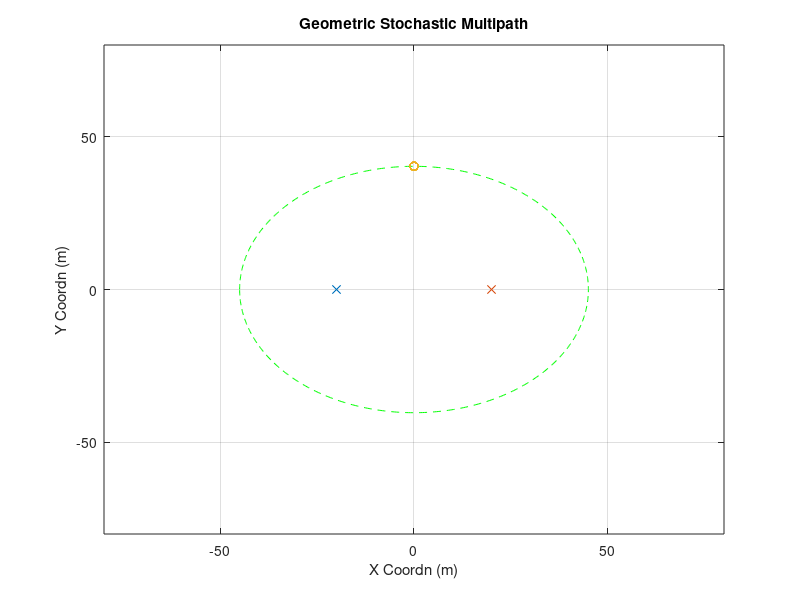

The MATLAB script that drew this image: (Note: this script raises an error after producing the figure.)
% performance with perfect initial parameter...
clear;clc;close all
% rng(2)
%% other parameter
plot_ellipse = 1;
noise_pow = 1;

%% Goemetry Parameters
Nt = 16;
Nr = 16;
D_bs2ue = 40;
loc0_ue = [-D_bs2ue/2,0];
loc0_bs = [D_bs2ue/2,0];
speed_c = 3e8;
fc = 28e9;
%% Large Scale Parameter (Multiple Clusters)
cluster_delay = [300e-9,250e-9];
cluster_num = 1;
ray_num = 20;

%% Cluster Generation (Strongest Two?)
for cluster_index = 1:cluster_num
    delay = cluster_delay(cluster_index);
    ellipse_len = delay*speed_c;
    a = ellipse_len/2;
    c = D_bs2ue/2;
    b = sqrt(a^2-c^2);
    
%     AOA = rand*pi-pi/2;
    if cluster_index==1
        AOA = pi/2;
    else
        AOA = -pi/2;
    end
    loc_cluster_cnt = [a*cos(AOA),b*sin(AOA)];
    loc_cluster = repmat(loc_cluster_cnt,ray_num,1)+[randn(ray_num,1)*0,randn(ray_num,1)*0];
    loc_cluster_total((cluster_index-1)*ray_num+1:cluster_index*ray_num,:) =  loc_cluster;
    
    for ray_index = 1:ray_num
        raydelay(cluster_index,ray_index) = (norm(loc_cluster(ray_index,:)-loc0_bs)...
                    +norm(loc_cluster(ray_index,:)-loc0_ue))/speed_c;
        temp = loc_cluster(ray_index,:) - loc0_ue;
        rayAOA(cluster_index,ray_index) = angle(temp(1)+1j*temp(2));
        temp = loc_cluster(ray_index,:) - loc0_bs;
        rayAOD(cluster_index,ray_index) = angle(-temp(1)-1j*temp(2));
    end
    raygain = exp(1j*rand(cluster_num, ray_num)*2*pi);
%     raygain(2,:) = zeros(1,ray_num);
    
    fprintf('Cluster %d:\n',cluster_index);
    fprintf('DS Mean:    %4.2f ns\n', mean(raydelay(cluster_index,:)*1e9));
    fprintf('DS Std Dev: %4.2f ns\n', sqrt(var(raydelay(cluster_index,:)*1e9)));
    fprintf('AOAS Mean:    %4.2f degree\n', mean(rayAOA(cluster_index,:)/pi*180));
    fprintf('AOAS Std Dev: %4.2f degree\n', sqrt(var(rayAOA(cluster_index,:)/pi*180)));
    fprintf('AODS Mean:    %4.2f degree\n', mean(rayAOD(cluster_index,:)/pi*180));
    fprintf('AODS Std Dev: %4.2f degree\n', sqrt(var(rayAOD(cluster_index,:)/pi*180)));
    
    % plot ellipse
    if plot_ellipse
        t = -pi:0.01:pi;
        x = a*cos(t);
        y = b*sin(t);
        figure(99)
        plot(x,y,'g--');hold on
    end
end

% plot of scattering ellipse
if plot_ellipse
    figure(99)
    plot(loc0_ue(1),loc0_ue(2),'x');hold on
    plot(loc0_bs(1),loc0_bs(2),'x');hold on
    plot(loc_cluster_total(:,1),loc_cluster_total(:,2),'o');hold on
    title('Geometric Stochastic Multipath')
    axis([-80,80,-80,80])
    xlabel('X Coordn (m)')
    ylabel('Y Coordn (m)')
    grid on
end

%% Frequency Domain MIMO Channel & Frequency Domain Equivalent Beamspace Channel
Nfft = 512;
H_freq0 = get_H_freq2( raygain,...
                       raydelay,...
                       rayAOA,...
                       rayAOD,...
                       cluster_num,...
                       ray_num,...
                       Nt, Nr);
norm_factor = sqrt(mean(mean(mean(abs(H_freq0).^2))));
% norm_factor = 1;
H_freq0 = H_freq0 / norm_factor ;

%% ML estimation of angle
%AOA = rand*pi-pi/2;
angle_errors = zeros(1000, 1);
for i = 1:1000 %1000 Monte Carlo simulations
    y = 0; %received signal
    true_rayAOA = zeros(1, cluster_num);
    true_rayAOD = zeros(1, cluster_num);
    for cluster_index = 1:cluster_num
        delay = cluster_delay(cluster_index);
        ellipse_len = delay*speed_c;
        a = ellipse_len/2;
        c = D_bs2ue/2;
        b = sqrt(a^2-c^2);
        if cluster_index==1
            AOA = pi/2;
        else
            AOA = -pi/2;
        end
        loc_cluster_cnt = [a*cos(AOA),b*sin(AOA)];
        temp = loc_cluster_cnt - loc0_ue;
        true_rayAOA(1,cluster_index) = angle(temp(1)+1j*temp(2));
        temp = loc_cluster_cnt - loc0_bs;
        true_rayAOD(1,cluster_index) = angle(-temp(1)-1j*temp(2));
        atx = exp(1j*(0:Nt-1)'*pi*sin(true_rayAOD(1,cluster_index)))/sqrt(Nt); %we assume transmitter is perfectly aligned
        arx = exp(1j*(0:Nr-1)'*pi*sin(true_rayAOA(1,cluster_index)))/sqrt(Nr); %we assume transmitter is perfectly aligned
        arx1 = exp(1j*(0:Nr-1)'*pi*sin(true_rayAOA(1,cluster_index))+2/180*pi)/sqrt(Nr);
        arx2 = exp(1j*(0:Nr-1)'*pi*sin(true_rayAOA(1,cluster_index))-2/180*pi)/sqrt(Nr);
        arx3 = exp(1j*(0:Nr-1)'*pi*sin(true_rayAOA(1,cluster_index))-3/180*pi)/sqrt(Nr);
        arx4 = exp(1j*(0:Nr-1)'*pi*sin(true_rayAOA(1,cluster_index))+1/180*pi)/sqrt(Nr);
        %if we have multiple clusters, must save information about true
        %rayAOA, true rayAOD and steering vectors (e.g. make new vectors
        %and save them into these vectors)
        F = [atx atx atx atx]; %we assume that receiver makes 4 measurements (for example)
        W = [arx1 arx2 arx3 arx4];
        y = y + W'*H_freq0(:,:,1)*F*ones(4,1); %we take just one subcarrier
    end
    angle_errors(i,1) = ml_angle(y, true_rayAOA, true_rayAOD, F, W, cluster_num, Nt, Nr);
end
angle_error_var = var(angle_errors);

%%
phi1 = mean(rayAOA(1,:),2);
% phi_round1 = round(mean(rayAOA(1,:),2)/pi*2^6)/2^6*pi;
phi_round1 = phi1;
arx1 = exp(1j*(0:Nr-1)'*pi*sin(phi_round1))/sqrt(Nr);

phi_round1_leftasst = (round(mean(rayAOA(1,:),2)/pi*2^6)-0.25)/2^6*pi;
arx1_leftasst = exp(1j*(0:Nr-1)'*pi*sin(phi_round1_leftasst))/sqrt(Nr);
phi_round1_rightasst = (round(mean(rayAOA(1,:),2)/pi*2^6)+0.25)/2^6*pi;
arx1_rightasst = exp(1j*(0:Nr-1)'*pi*sin(phi_round1_rightasst))/sqrt(Nr);

theta1 = mean(rayAOD(1,:),2);
atx1 = exp(1j*(0:Nt-1)'*pi*sin(theta1))/sqrt(Nt);

phi2 = mean(rayAOA(2,:),2);
% phi_round2 = round(mean(rayAOA(2,:),2)/pi*2^6)/2^6*pi;
phi_round2 = phi2;
arx2 = exp(1j*(0:Nr-1)'*pi*sin(phi_round2))/sqrt(Nr);
theta2 = mean(rayAOD(2,:),2);
atx2 = exp(1j*(0:Nt-1)'*pi*sin(theta2))/sqrt(Nt);
%% quick look at post-beamforming wideband channel 
if noise_pow == 10
    NMSE = -10;
elseif noise_pow == 1
    NMSE = -20;
elseif noise_pow == 0.1
    NMSE = -30;
end

H_error_scaler = sqrt(10^(NMSE/10));
for kk=1:Nfft
    H_error = (randn(Nr,Nt)+1j*randn(Nr,Nt))/sqrt(2)*H_error_scaler;
    H_BB1(kk,1) = arx1'*(squeeze(H_freq0(:,:,kk))+H_error)*atx1;
    H_BB2(kk,1) = arx2'*(squeeze(H_freq0(:,:,kk))+H_error)*atx2;
end
% figure
% plot(10*log10(abs(H_BB1(:,1))))
% grid on
% xlabel('Subcarrier Index')
% ylabel('Channel Gain (dB)')
%% OMP approach 
G = 1000;
Nfft = 512;
tau_range = linspace(150,350,G)*1e-9;
krange = transpose(1:Nfft);
for gg=1:G
    Psi(:,gg) = exp(-1j*(2*pi)*krange*tau_range(gg)/(Nfft*1e-9))*exp(-1j*2*pi*tau_range(gg)*28e9);
end
s_tau = zeros(Nfft,ray_num);
h_res = H_BB1(:,1);
for rr=1:ray_num
    [~, kr_bb1(rr)] = max(abs(Psi'*h_res));
    s_tau(:,rr) = Psi(:,kr_bb1(rr));
    h_res = (eye(Nfft) - s_tau(:,1:rr)*pinv(s_tau(:,1:rr)))*H_BB1(:,1);
end

s_tau = zeros(Nfft,ray_num);
h_res = H_BB2(:,1);
for rr=1:ray_num
    [~, kr_bb2(rr)] = max(abs(Psi'*h_res));
    s_tau(:,rr) = Psi(:,kr_bb2(rr));
    h_res = (eye(Nfft) - s_tau(:,1:rr)*pinv(s_tau(:,1:rr)))*H_BB2(:,1);
end
% [sort(tau_range(kr)).' sort(raydelay(1,:)).']*1e9
%% Parameter refinement using Alternative Search in BB1
t_num = 50;
for tt = 1:t_num
    if tt==1
        rayAOA_prev = ones(1,ray_num)*phi1;
        raydelay_prev = tau_range(kr_bb1);
    elseif tt>1
        raydelay_prev = tau_est;
        rayAOA_prev = AOA_est;
        raygain_prev = alpha_est;
    end

    % Alternative estimation parameters
    
        %---------------------------------------------
        % Alpha estimation using previous tau and phi
        %---------------------------------------------
        for kk=1:Nfft
            if tt==1
                bigPhi = ones(1,ray_num)*1e-5;
            else
                bigPhi = sin(rayAOA_prev(1,:))-sin(phi_round1);
            end
            bigTheta = -sin(rayAOD(1,:))+sin(theta1);
            BigAlpha(kk,:) = exp(-1j*2*pi*kk*(raydelay_prev(1,:))/(1e-9*Nfft))...
                .*exp(-1j*2*pi*(raydelay_prev(1,:))*28e9)...
                .*(1-exp(1j*pi*Nr*bigPhi))./(1-exp(1j*pi*bigPhi))...
                .*Nt...
                ./(Nt*Nr);
        end
        alpha_est = (pinv(BigAlpha)*H_BB1(:,1)).';
%         H_BB1_pred(:,tt) = BigAlpha*(alpha_est.');
%         figure
%         plot(abs(H_BB1_pred(:,tt)));hold on
%         plot(abs(H_BB1(:,1)));hold on
%         legend('pred','true')
        
        
        %---------------------------------------------
        % tau estimation with previous alpha and phi
        %---------------------------------------------
        for kk=1:Nfft
%             bigPhi = sin(rayAOA_prev(1,:))-sin(phi_round1);
            bigTheta = -sin(rayAOD(1,:))+sin(theta1);
            BigTau(kk,:) = (-1j*2*pi/(Nfft*1e-9)*kk-1j*2*pi*28e9)...
            .*exp(-1j*2*pi*kk*(raydelay_prev(1,:))/(1e-9*Nfft))...
            .*exp(-1j*2*pi*(raydelay_prev(1,:))*28e9)...
            .*alpha_est...    
            .*(1-exp(1j*pi*Nr*bigPhi))./(1-exp(1j*pi*bigPhi))...
            .*Nt...
            ./(Nt*Nr);
            
            BigTau_const(kk,:) = exp(-1j*2*pi*kk*(raydelay_prev(1,:))/(1e-9*Nfft))...
            .*exp(-1j*2*pi*(raydelay_prev(1,:))*28e9)...
            .*alpha_est...    
            .*(1-exp(1j*pi*Nr*bigPhi))./(1-exp(1j*pi*bigPhi))...
            .*Nt...
            ./(Nt*Nr);
        end
%         H_BB1_pred(:,tt) = sum(BigTau_const,2)+BigTau*((raydelay(1,:)-raydelay_prev(1,:)).');
        deltatau_est = pinv([real(BigTau);imag(BigTau)])...
            *[real(H_BB1(:,1)-sum(BigTau_const,2));imag(H_BB1(:,1)-sum(BigTau_const,2))];
        tau_est = raydelay_prev(1,:) + deltatau_est.';
%         H_BB1_pred_real(:,tt) = real(BigTau) * deltatau_est + real(sum(BigTau_const,2));
%         H_BB1_pred_imag(:,tt) = imag(BigTau) * deltatau_est + imag(sum(BigTau_const,2));
%         figure
%         plot(abs(H_BB1_pred_real(:,tt)+1j*H_BB1_pred_imag(:,tt)));hold on
%         plot(abs(H_BB1(:,1)));hold on
%         legend('pred','true')

        %---------------------------------------------
        % phi estimation using previous alpha and tau
        %---------------------------------------------
%         rayAOA_prev(1,:) = rayAOA_prev(1,:) + deltaAOA_est;
        for kk=1:Nfft
%             bigPhi = sin(rayAOA_prev(1,:))-sin(phi_round1);
            bigTheta = -sin(rayAOD(1,:))+sin(theta1);
            BigPhi_const(kk,:) = alpha_est(1,:)...
                .*exp(-1j*2*pi*kk*(tau_est)/(1e-9*Nfft))...
                .*exp(-1j*2*pi*(tau_est)*28e9)...
                .*(1-exp(1j*pi*Nr*bigPhi))./(1-exp(1j*pi*bigPhi))...
                .*Nt...
                ./(Nt*Nr);
            for ray_index=1:ray_num
                phi_bar = phi_round1;
                phi_chan = rayAOA_prev(1,ray_index);
                BigPHI(kk,ray_index) = alpha_est(ray_index)...
                .*exp(-1j*2*pi*kk*(tau_est(ray_index))/(1e-9*Nfft))...
                .*exp(-1j*2*pi*(tau_est(ray_index))*28e9)...
                .*((-1j*pi*Nr*cos(rayAOA_prev(1,ray_index)))*exp(1j*pi*Nr*bigPhi(ray_index))*(1-exp(1j*pi*bigPhi(ray_index)))...
                -(1-exp(1j*pi*Nr*bigPhi(ray_index)))*exp(1j*pi*bigPhi(ray_index))*(-1j*pi*cos(rayAOA_prev(1,ray_index))))...
                ./((1-exp(1j*pi*bigPhi(ray_index)))^2)...
                .*Nt...
                ./(Nt*Nr);
            end
        end
%         H_BB1_pred(:,tt) = sum(BigPhi_const,2)+BigPHI*((rayAOA(1,:)-rayAOA_prev(1,:)).');
        deltaAOA_est = pinv([real(BigPHI);imag(BigPHI)])...
            *[real(H_BB1(:,1)-sum(BigPhi_const,2));imag(H_BB1(:,1)-sum(BigPhi_const,2))];
        AOA_est = rayAOA_prev(1,:) + deltaAOA_est.';
        
%         H_BB1_pred_real(:,tt) = real(BigPHI) * deltaAOA_est + real(sum(BigPhi_const,2));
%         H_BB1_pred_imag(:,tt) = imag(BigPHI) * deltaAOA_est + imag(sum(BigPhi_const,2));
%         figure
%         plot(abs(H_BB1_pred_real(:,tt)+1j*H_BB1_pred_imag(:,tt)));hold on
%         plot(abs(H_BB1(:,1)));hold on
%         legend('pred','true')
        
        %---------------------------------------------
        % Post-Beamforming Channel Using Estimated Parameter
        %---------------------------------------------
        bigPhi_est = sin(AOA_est)-sin(phi_round1);
        for kk=1:Nfft
        H_BB1_pred(kk,tt) = sum(alpha_est(1,:)...
                .*exp(-1j*2*pi*kk*tau_est/(1e-9*Nfft))...
                .*exp(-1j*2*pi*(tau_est)*28e9)...
                .*(1-exp(1j*pi*Nr*bigPhi_est))./(1-exp(1j*pi*bigPhi_est))...
                ./Nr);
        end

    MSE_init1(tt) = norm(H_BB1(:,1)-H_BB1_pred(:,tt),'fro')/norm(H_BB1(:,1),'fro');
end
% wrap-up everything for tracking
tau_est1 = tau_est;
AOA_est1= AOA_est;
alpha_est1 = alpha_est;
%% 
figure
plot(MSE_init1);hold on;grid on
xlabel('Iteration')
title('MSE in Initilization')
ylabel('MSE in BB1')
%% Parameter refinement using Alternative Search in BB2
t_num = 50;
for tt = 1:t_num
    if tt==1
        rayAOA_prev = ones(1,ray_num)*phi2;
        raydelay_prev = tau_range(kr_bb2);
    elseif tt>1
        raydelay_prev = tau_est;
        rayAOA_prev = AOA_est;
        raygain_prev = alpha_est;
    end

    % Alternative estimation parameters
    
        %---------------------------------------------
        % Alpha estimation using previous tau and phi
        %---------------------------------------------
        for kk=1:Nfft
            if tt==1
                bigPhi = ones(1,ray_num)*1e-5;
            else
                bigPhi = sin(rayAOA_prev(1,:))-sin(phi_round2);
            end
%             bigPhi = sin(rayAOA_prev(1,:))-sin(phi_round2);
            bigTheta = -sin(rayAOD(2,:))+sin(theta2);
            BigAlpha(kk,:) = exp(-1j*2*pi*kk*(raydelay_prev(1,:))/(1e-9*Nfft))...
                .*exp(-1j*2*pi*(raydelay_prev(1,:))*28e9)...
                .*(1-exp(1j*pi*Nr*bigPhi))./(1-exp(1j*pi*bigPhi))...
            .*Nt...
            ./(Nt*Nr);
        end
        alpha_est = (pinv(BigAlpha)*H_BB2(:,1)).';
        H_BB2_pred(:,tt) = BigAlpha*(alpha_est.');
%         figure
%         plot(abs(H_BB1_pred(:,tt)));hold on
%         plot(abs(H_BB1(:,tt)));hold on
%         legend('pred','true')
        
        
        %---------------------------------------------
        % tau estimation with previous alpha and phi
        %---------------------------------------------
        for kk=1:Nfft
%             bigPhi = sin(rayAOA_prev(1,:))-sin(phi_round2);
            bigTheta = -sin(rayAOD(2,:))+sin(theta2);
            BigTau(kk,:) = (-1j*2*pi/(Nfft*1e-9)*kk-1j*2*pi*28e9)...
            .*exp(-1j*2*pi*kk*(raydelay_prev(1,:))/(1e-9*Nfft))...
            .*exp(-1j*2*pi*(raydelay_prev(1,:))*28e9)...
            .*alpha_est...    
            .*(1-exp(1j*pi*Nr*bigPhi))./(1-exp(1j*pi*bigPhi))...
            .*Nt...
            ./(Nt*Nr);
            
            BigTau_const(kk,:) = exp(-1j*2*pi*kk*(raydelay_prev(1,:))...
            /(1e-9*Nfft))...
            .*exp(-1j*2*pi*(raydelay_prev(1,:))*28e9)...
            .*alpha_est...    
            .*(1-exp(1j*pi*Nr*bigPhi))./(1-exp(1j*pi*bigPhi))...
            .*Nt...
            ./(Nt*Nr);
        end
%         H_BB1_pred(:,tt) = sum(BigTau_const,2)+BigTau*((raydelay(1,:)-raydelay_prev(1,:)).');
        deltatau_est = pinv([real(BigTau);imag(BigTau)])...
            *[real(H_BB2(:,1)-sum(BigTau_const,2));imag(H_BB2(:,1)-sum(BigTau_const,2))];
        tau_est = raydelay_prev(1,:) + deltatau_est.';
%         H_BB2_pred_real(:,tt) = real(BigTau) * deltatau_est + real(sum(BigTau_const,2));
%         H_BB2_pred_imag(:,tt) = imag(BigTau) * deltatau_est + imag(sum(BigTau_const,2));
%         figure
%         plot(abs(H_BB2_pred_real(:,tt)+1j*H_BB2_pred_imag(:,tt)));hold on
%         plot(abs(H_BB2(:,1)));hold on
%         legend('pred','true')

        %---------------------------------------------
        % phi estimation using previous alpha and tau
        %---------------------------------------------
%         rayAOA_prev(1,:) = rayAOA_prev(1,:) + deltaAOA_est;
        for kk=1:Nfft
%             bigPhi = sin(rayAOA_prev(1,:))-sin(phi_round2);
            bigTheta = -sin(rayAOD(2,:))+sin(theta2);
            BigPhi_const(kk,:) = alpha_est(1,:)...
                .*exp(-1j*2*pi*kk*(tau_est)/(1e-9*Nfft))...
                .*exp(-1j*2*pi*(tau_est)*28e9)...
                .*(1-exp(1j*pi*Nr*bigPhi))./(1-exp(1j*pi*bigPhi))...
                .*Nt...
                ./(Nt*Nr);
            for ray_index=1:ray_num
                phi_bar = phi_round1;
                phi_chan = rayAOA_prev(1,ray_index);
                BigPHI(kk,ray_index) = alpha_est(ray_index)...
                .*exp(-1j*2*pi*kk*(tau_est(ray_index))/(1e-9*Nfft))...
                .*exp(-1j*2*pi*(tau_est(ray_index))*28e9)...
                .*((-1j*pi*Nr*cos(rayAOA_prev(1,ray_index)))*exp(1j*pi*Nr*bigPhi(ray_index))*(1-exp(1j*pi*bigPhi(ray_index)))...
                -(1-exp(1j*pi*Nr*bigPhi(ray_index)))*exp(1j*pi*bigPhi(ray_index))*(-1j*pi*cos(rayAOA_prev(1,ray_index))))...
                ./((1-exp(1j*pi*bigPhi(ray_index)))^2)...
                .*Nt...
                ./(Nt*Nr);
            end
        end
%         H_BB1_pred(:,tt) = sum(BigPhi_const,2)+BigPHI*((rayAOA(1,:)-rayAOA_prev(1,:)).');
        deltaAOA_est = pinv([real(BigPHI);imag(BigPHI)])...
            *[real(H_BB2(:,1)-sum(BigPhi_const,2));imag(H_BB2(:,1)-sum(BigPhi_const,2))];
        AOA_est = rayAOA_prev(1,:) + deltaAOA_est.';
        
%         H_BB1_pred_real(:,tt) = real(BigPHI) * deltaAOA_est + real(sum(BigPhi_const,2));
%         H_BB1_pred_imag(:,tt) = imag(BigPHI) * deltaAOA_est + imag(sum(BigPhi_const,2));
%         figure
%         plot(abs(H_BB2_pred_real(:,tt)+1j*H_BB2_pred_imag(:,tt)));hold on
%         plot(abs(H_BB2(:,1)));hold on
%         legend('pred','true')
        
        %---------------------------------------------
        % Post-Beamforming Channel Using Estimated Parameter
        %---------------------------------------------
        bigPhi_est = sin(AOA_est)-sin(phi_round2);
        for kk=1:Nfft
        H_BB2_pred(kk,tt) = sum(alpha_est(1,:)...
                .*exp(-1j*2*pi*kk*tau_est/(1e-9*Nfft))...
                .*exp(-1j*2*pi*(tau_est)*28e9)...
                .*(1-exp(1j*pi*Nr*bigPhi_est))./(1-exp(1j*pi*bigPhi_est))...
                .*Nt...
                ./(Nt*Nr));
        end
%         figure
%         plot(abs(H_BB2_pred(:,tt)));hold on
%         plot(abs(H_BB2(:,1)));hold on
%         legend('pred','true')


    MSE_init2(tt) = norm(H_BB2(:,1)-H_BB2_pred(:,tt),'fro')/norm(H_BB2(:,1),'fro');
end

% wrap-up everything for tracking
tau_est2 = tau_est;
AOA_est2 = AOA_est;
alpha_est2 = alpha_est;

%%
% figure
% plot(MSE_init2);hold on;grid on
% xlabel('Iteration')
% title('MSE in Initilization')
% ylabel('MSE in BB2')
%% Channel change in BB1 and BB2
rho = 1;
speed_rotate = -100/180*pi;
t_range = (4:4:200)*1e-3;
for tt = 1:length(t_range)
    t_now = t_range(tt);
    dt = t_range(2)-t_range(1);
    
    % setup speed
    if t_now<500e-3
        speed_v = [10, 0];
    else
        speed_v = [10, 0];
    end
    
    if tt==1
        loc_ue = loc0_ue + speed_v * dt;
    else
        loc_ue = loc_ue + speed_v * dt;
    end
     
%     clc
%     fprintf('Time Evolution %2.4f s\n',t_range(tt));
    [raydelay, rayAOA, rayAOD ] = get_multipath_v2(loc0_bs, loc_ue, loc_cluster_total,...
                                            cluster_num, ray_num );
    rayAOA = rayAOA + speed_rotate * (tt-1) * dt;
    raygain = raygain.*exp(1j*rand(cluster_num,ray_num)*2*pi*sqrt(1-rho^2));
%     H_freq = get_H_freq2(raygain, raydelay, rayAOA, rayAOD, cluster_num, ray_num, Nt, Nr);
%     H_freq = H_freq / norm_factor ;

    raygain_true_BB1(tt,:)  = raygain(1,:);
    raygain_true_BB2(tt,:)  = raygain(2,:);
    
    raydelay_true_BB1(tt,:)  = raydelay(1,:);
    raydelay_true_BB2(tt,:)  = raydelay(2,:);
    
    rayAOA_true_BB1(tt,:)  = rayAOA(1,:);
    rayAOA_true_BB2(tt,:)  = rayAOA(2,:);
end

%% Parameter tracking using gradient descent
stepsize = 1e-7;

raydelay_est_BB1 = zeros(length(t_range),ray_num);
rayAOA_est_BB1 = zeros(length(t_range),ray_num);
raygain_est_BB1 = zeros(length(t_range),ray_num);

raydelay_est_BB2 = zeros(length(t_range),ray_num);
rayAOA_est_BB2 = zeros(length(t_range),ray_num);
raygain_est_BB2 = zeros(length(t_range),ray_num);

for tt = 1:length(t_range)
    
    raygain(1,:) = raygain_true_BB1(tt,:);
    raydelay(1,:) = raydelay_true_BB1(tt,:);
    rayAOA(1,:) = rayAOA_true_BB1(tt,:);
    
    raygain(2,:) = raygain_true_BB2(tt,:);
    raydelay(2,:) = raydelay_true_BB2(tt,:);
    rayAOA(2,:) = rayAOA_true_BB2(tt,:);
    
    H_freq = get_H_freq3(raygain, raydelay, rayAOA, rayAOD, cluster_num, ray_num, Nt, Nr);
    H_freq = H_freq / norm_factor;
    MIMO_noise = (randn(Nr,Nt,Nfft)+1j*randn(Nr,Nt,Nfft))*sqrt(noise_pow/2);
    H_freq_noisy = H_freq + MIMO_noise;
    
    arx1 = exp(1j*(0:Nr-1)'*pi*sin(phi_round1))/sqrt(Nr);
    arx2 = exp(1j*(0:Nr-1)'*pi*sin(phi_round2))/sqrt(Nr);

    for kk=1:Nfft
        H_error = (randn(Nr,Nt)+1j*randn(Nr,Nt))/sqrt(2)*H_error_scaler;
        H_BB1(kk,tt) = arx1'*(squeeze(H_freq(:,:,kk))+H_error)*atx1;   
        H_BB2(kk,tt) = arx2'*(squeeze(H_freq(:,:,kk))+H_error)*atx2;   
    end
    
    if tt==1
        raydelay_est_BB1(tt,:) = tau_est1;
        rayAOA_est_BB1(tt,:) = AOA_est1;
        raygain_est_BB1(tt,:) = alpha_est1;

        raydelay_est_BB2(tt,:) = tau_est2;
        rayAOA_est_BB2(tt,:) = AOA_est2;
        raygain_est_BB2(tt,:) = alpha_est2;
        
%         raydelay_est_BB1(tt,:) = raydelay(1,:);
%         rayAOA_est_BB1(tt,:) = rayAOA(1,:);
%         raygain_est_BB1(tt,:) = raygain(1,:)/norm_factor;
%         
%         raydelay_est_BB2(tt,:) = raydelay(2,:);
%         rayAOA_est_BB2(tt,:) = rayAOA(2,:);
%         raygain_est_BB2(tt,:) = raygain(2,:)/norm_factor;
    else
        raydelay_est_BB1(tt,:) = tau_est_BB1;
        rayAOA_est_BB1(tt,:) = phi_est_BB1;
        raygain_est_BB1(tt,:) = alpha_est_BB1;
        
        raydelay_est_BB2(tt,:) = tau_est_BB2;
        rayAOA_est_BB2(tt,:) = phi_est_BB2;
        raygain_est_BB2(tt,:) = alpha_est_BB2;
    end
    
    % gain is not updated in this algorithm
    alpha_est_BB1 = raygain_est_BB1(tt,:);
    alpha_est_BB2 = raygain_est_BB2(tt,:);

    % LMS update for channel parameters in BB1
    [tau_est_BB1, deltaAOA_est_BB1,  phi_est_BB1] ...
        = LMS_tracking_v3( alpha_est_BB1,...
                        raydelay_est_BB1(tt,:),...
                        rayAOA_est_BB1(tt,:),...
                        phi_round1,...
                        rayAOD(1,:),...
                        theta1,...
                        H_BB1(:,tt),...
                        Nt, Nr, Nfft, ray_num, stepsize);

    phi_round1 = phi_round1 + stepsize * deltaAOA_est_BB1.';

        % LMS update for channel parameters in BB2
    [tau_est_BB2, deltaAOA_est_BB2,  phi_est_BB2] ...
        = LMS_tracking_v3( alpha_est_BB2,...
                        raydelay_est_BB2(tt,:),...
                        rayAOA_est_BB2(tt,:),...
                        phi_round2,...
                        rayAOD(2,:),...
                        theta2,...
                        H_BB2(:,tt),...
                        Nt, Nr, Nfft, ray_num, stepsize);

    phi_round2 = phi_round2 + stepsize * deltaAOA_est_BB2.';
        %---------------------------------------------
        % Post-Beamforming Channel Using Estimated Parameter
        %---------------------------------------------
        bigPhi_est = sin(phi_est_BB1)-sin(phi_round1);
        bigTheta = -sin(rayAOD(1,:))+sin(theta1);
        for kk=1:Nfft
        H_BB1_pred(kk,tt) = sum(alpha_est_BB1(1,:)...
                .*exp(-1j*2*pi*kk*tau_est_BB1/(1e-9*Nfft))...
                .*exp(-1j*2*pi*28e9*tau_est_BB1)...
                .*(1-exp(1j*pi*Nr*bigPhi_est))./(1-exp(1j*pi*bigPhi_est))...
                .*Nt...
                ./(Nt*Nr));
        end
        
        bigPhi_est = sin(phi_est_BB2)-sin(phi_round2);
        bigTheta = -sin(rayAOD(2,:))+sin(theta2);
        for kk=1:Nfft
        H_BB2_pred(kk,tt) = sum(alpha_est_BB2(1,:)...
                .*exp(-1j*2*pi*kk*tau_est_BB2/(1e-9*Nfft))...
                .*exp(-1j*2*pi*28e9*tau_est_BB2)...
                .*(1-exp(1j*pi*Nr*bigPhi_est))./(1-exp(1j*pi*bigPhi_est))...
                .*Nt...
                ./(Nt*Nr));
        end

    
    % post-BF evaluation
    MSE_tracking_BB1(tt) = norm(H_BB1(:,tt)-H_BB1_pred(:,tt),'fro')/norm(H_BB1(:,tt),'fro');
    MSE_oldest_BB1(tt) = norm(H_BB1(:,tt)-H_BB1(:,1),'fro')/norm(H_BB1(:,tt),'fro');
    
    MSE_tracking_BB2(tt) = norm(H_BB2(:,tt)-H_BB2_pred(:,tt),'fro')/norm(H_BB2(:,tt),'fro');
    MSE_oldest_BB2(tt) = norm(H_BB2(:,tt)-H_BB2(:,1),'fro')/norm(H_BB2(:,tt),'fro');
    
    % capacity evaluation
%     L = cluster_num;
    L = 1;
    SINR_k = zeros(L,Nfft);

    H_freq_est = get_H_freq3([alpha_est_BB1; alpha_est_BB2],...
                             [tau_est_BB1;   tau_est_BB2],...
                             [phi_est_BB1;   phi_est_BB2],...
                              rayAOD,...
                              cluster_num,...
                              ray_num,...
                              Nt, Nr);
    
    for kk=1:Nfft
        [U,S,V] = svd(H_freq_est(:,:,kk));
        [diag_S, temp_idx] = sort(diag(S), 'descend');
        S_sorted  = diag(diag_S);
        U_sorted = U(:,temp_idx);
        V_sorted = V(:,temp_idx); 
        U_est{kk} = U_sorted(:,1:L);
        V_est{kk} = V_sorted(:,1:L);
        
        % true chan
        H_k = squeeze(H_freq(:,:,kk));
        gain = U_est{kk}' * H_k *V_est{kk};
        
        if L==2
            % Capcity computing with L = 2 multiplexed streams
            SINR_k(1, kk) = abs(gain(1,1))^(2) / ((abs(gain(1,2)).^2) + noise_pow);
            SINR_k(2, kk) = abs(gain(2,2))^(2) / ((abs(gain(2,1)).^2) + noise_pow);
        elseif L==1
            % Capcity computing with L = 2 multiplexed streams
            SINR_k(1, kk) = abs(gain(1,1))^(2) / (noise_pow);
        end
    end
    if L==2
        capacity_track(tt) = mean(sum(log2(1+SINR_k))); % bps/Hz
    elseif L==1
        capacity_track(tt) = mean(log2(1+SINR_k)); % bps/Hz
    end


    
    % with perfect CSI
    for kk=1:Nfft
        H_error = (randn(Nr,Nt)+1j*randn(Nr,Nt))/sqrt(2)*H_error_scaler;
        [U,S,V] = svd((squeeze(H_freq(:,:,kk))+H_error));
        [diag_S, temp_idx] = sort(diag(S), 'descend');
        S_sorted  = diag(diag_S);
        U_sorted = U(:,temp_idx);
        V_sorted = V(:,temp_idx); 
        if tt==1
            U_true{kk} = U_sorted(:,1:L);
            V_true{kk} = V_sorted(:,1:L);
        end

        % true chan
        H_k = squeeze(H_freq(:,:,kk));
        gain_true = U_true{kk}' * H_k *V_true{kk};

        if L==2
            % Capcity computing with L = 2 multiplexed streams
            SINR_k_true(1, kk) = abs(gain_true(1,1))^(2) / ((abs(gain_true(1,2)).^2) + noise_pow);
            SINR_k_true(2, kk) = abs(gain_true(2,2))^(2) / ((abs(gain_true(2,1)).^2) + noise_pow);

        elseif L==1
            % Capcity computing with L = 2 multiplexed streams
            SINR_k_true(1, kk) = abs(gain(1,1))^(2) / (noise_pow);

        end
    end
    if L==2
        capacity_true(tt) = mean(sum(log2(1+SINR_k_true))); % bps/Hz
    elseif L==1
        capacity_true(tt) = mean(log2(1+SINR_k_true)); % bps/Hz
    end
end

%% post-beamforming NMSE
figure
plot(1e3*t_range, MSE_tracking_BB1,'linewidth',3);hold on;
plot(1e3*t_range, MSE_oldest_BB1,'linewidth',3);hold on
plot(1e3*t_range, MSE_tracking_BB2,'linewidth',3);hold on;
plot(1e3*t_range, MSE_oldest_BB2,'linewidth',3);hold on
grid on
xlabel('time (ms)')
title('MSE in Tracking')
ylabel('MSE')
legend('BB1 w/ tracking','BB1 w/o tracking','BB2 w/ tracking','BB2 w/o tracking')

%% angle and delay tracking performance
figure
subplot(221)
plot(1e9*mean(raydelay_est_BB1,2));
hold on
plot(1e9*mean(raydelay_true_BB1,2));
legend('est.','true')
ylabel('delay (ns)')
title('delay BB1')

subplot(222)
plot(1e9*mean(raydelay_est_BB2,2));
hold on
plot(1e9*mean(raydelay_true_BB2,2));
legend('est.','true')
ylabel('delay (ns)')
title('delay BB2')

subplot(223)
plot(mean(rayAOA_est_BB1,2)/pi*180);
hold on
plot(mean(rayAOA_true_BB1,2)/pi*180);
legend('est.','true')
ylabel('AOA (deg)')
title('AOA BB1')

subplot(224)
plot(mean(rayAOA_est_BB2,2)/pi*180);
hold on
plot(mean(rayAOA_true_BB2,2)/pi*180);
legend('est.','true')
ylabel('AOA (deg)')
title('AOA BB2')

%%  capacity plotting
figure;
plot(t_range, capacity_track);hold on
plot(t_range, capacity_true);hold on
legend('proposed','perfect CSI')
        
